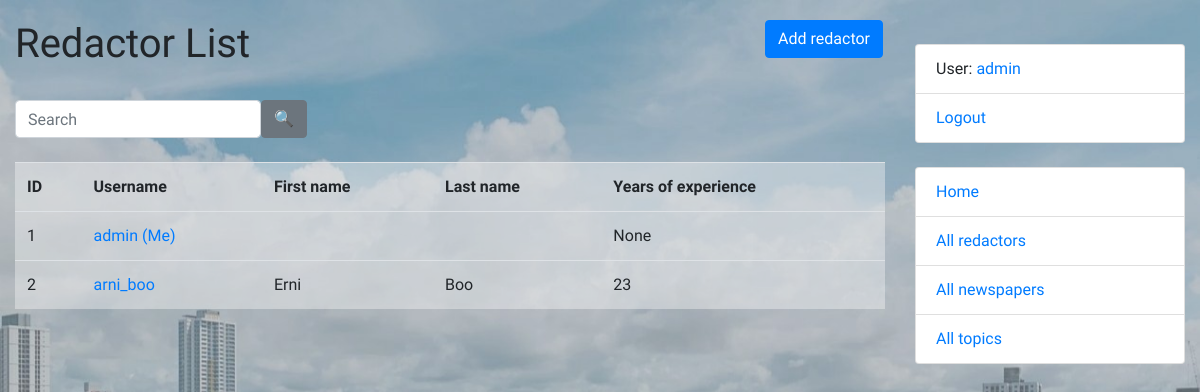
The app's page /redactors/ (signed in), older data.
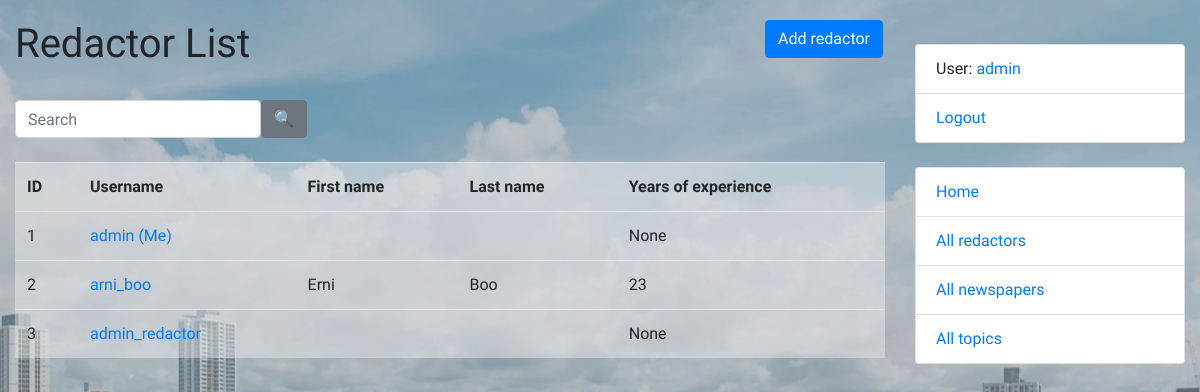
The same page, newer data.
### catalog/models.py (models this page shows, shortened)
class Redactor(AbstractUser):
    years_of_experience = models.IntegerField(null=True, blank=True)
    class Meta:
        verbose_name = "redactor"
        verbose_name_plural = "redactors"
    def get_absolute_url(self):
        return reverse("catalog:redactor-detail", kwargs={"pk": self.pk})

### catalog/views.py (the view)
# urls.py: path("redactors/", RedactorListView.as_view(), name="redactor-list"),
class RedactorListView(LoginRequiredMixin, generic.ListView):
    model = Redactor
    paginate_by = 4
    queryset = Redactor.objects.all()
    def get_context_data(self, *, object_list=None, **kwargs):
        context = super(RedactorListView, self).get_context_data(**kwargs)
        username = self.request.GET.get("username", "")
        context["search_form"] = RedactorSearchForm(initial={
            "username": username
        })
        return context
    def get_queryset(self):
        form = RedactorSearchForm(self.request.GET)
        if form.is_valid():
            return self.queryset.filter(
                username__icontains=form.cleaned_data["username"]
            )
        return self.queryset

### catalog/forms.py
class RedactorSearchForm(forms.Form):
    username = forms.CharField(
        max_length=255,
        required=False,
        label="",
        widget=forms.TextInput(attrs={"placeholder": "Search"})
    )

### templates/catalog/redactor_list.html
{% extends "base.html" %}
{% load crispy_forms_filters %}
{% block content %}
    <h1>
      Redactor List
      <a href="{% url 'catalog:redactor-create' %}" class="btn btn-primary link-to-page">
        Add redactor
      </a>
    </h1>
  <br>
  <form action="" method="get" class="form-inline">
    {{ search_form|crispy }}
    <input type="submit" class="btn btn-secondary" value="🔍">
  </form>
  <br>
    {% if redactor_list %}
    <table class="table table-hover" style="background-color: rgba(245, 245, 245, 0.4)">
      <tr>
        <th>ID</th>
        <th>Username</th>
        <th>First name</th>
        <th>Last name</th>
        <th>Years of experience</th>
      </tr>
    {% for redactor in redactor_list %}
      <tr>
        <td>{{ redactor.id }}</td>
        <td><a href="{{ redactor.get_absolute_url }}">{{ redactor.username }} {% if user == redactor %} (Me){% endif %}</a></td>
        <td>{{ redactor.first_name }}</td>
        <td>{{ redactor.last_name }}</td>
        <td>{{ redactor.years_of_experience }}</td>
      </tr>
    {% endfor %}
    </table>
    {% else %}
      <p>There are no redactors in the newspaper agency.</p>
    {% endif %}
{% endblock %}

### templates/base.html (shortened to what this page needs)
<!DOCTYPE html>
<html lang="en">
{% load static %}
<head>
    <link rel="stylesheet"
          href="https://cdn.jsdelivr.net/npm/bootstrap@4.5.3/dist/css/bootstrap.min.css"
>
    <link rel="stylesheet" href="https://use.fontawesome.com/releases/v5.3.1/css/all.css">
    {% load static %}
    <link rel="stylesheet" href="{% static "css/styles.css" %}">
</head>
<body>
  <div class="container-fluid">
      <div class="row">
          <div class="col-sm-9 " style="">
              {% block content %}{% endblock %}
          </div>
          <div class="col-sm-3">
              {% block sidebar %}
                  {% include "includes/sidebar.html" %}
              {% endblock %}
          </div>
      </div>
  </div>
</body>
</html>

### templates/includes/sidebar.html
<br>
<ul class="sidebar-nav list-group">
  {% if user.is_authenticated %}
    <li class="list-group-item">User: <a href="{{ user.get_absolute_url }}">{{ user.get_username }}</a></li>
    <li class="list-group-item"><a href="{% url 'logout'%}?next={{request.path}}">Logout</a></li>
  {% else %}
    <li class="list-group-item"><a href="{% url 'login'%}?next={{request.path}}">Login</a></li>
  {% endif %}
</ul>
<br>
<ul class="sidebar-nav list-group">
  <li class="list-group-item"><a href="{% url 'catalog:index' %}">Home</a></li>
  <li class="list-group-item"><a href="{% url 'catalog:redactor-list' %}">All redactors</a></li>
  <li class="list-group-item"><a href="{% url 'catalog:newspaper-list' %}">All newspapers</a></li>
  <li class="list-group-item"><a href="{% url 'catalog:topic-list' %}">All topics</a></li>
</ul>

### static/css/styles.css (style rules this page uses)
body { margin-top: 20px; font-family: 'Oswald', sans-serif; background-image: url('../images/background city sky.jpg'); background-repeat: no-repeat; background-size: cover; }
.link-to-page { float: right; margin: 0 2px 0 2px; }

Row changes from the older to the newer data that the page shows:
added Redactor: id "3", username "admin_redactor", years_of_experience "None"
